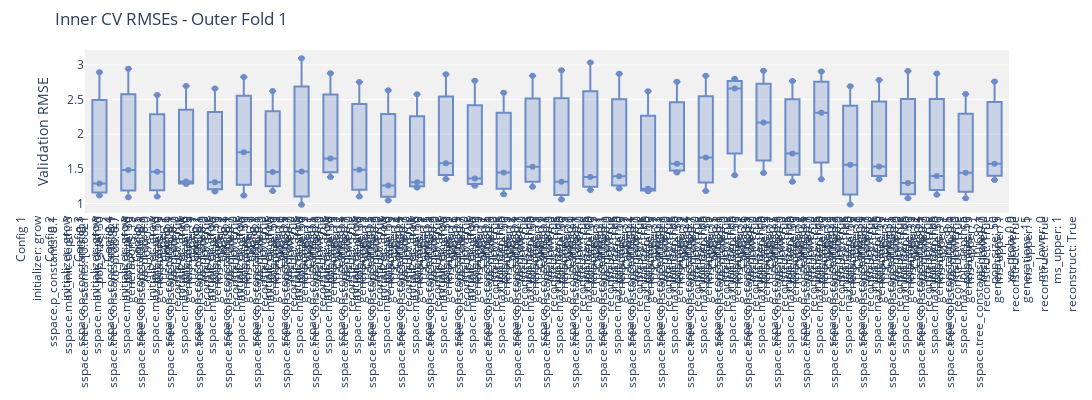

The notebook cell saved with this chart:
### Code cell
TREE_CONSTANTS = [random.uniform(0, 1) for _ in range(9)] + [-1.]

param_grid = {
    'initializer': ['grow', 'rhh'],
    'sspace.p_constants': [0.1, 0.5], 
    'sspace.max_init_depth': [3, 5],
    'sspace.tree_constants': [TREE_CONSTANTS],
    'pop_size': [30, 50],
    'xo_prob': [0.7, 0.9],
    'generations': [15],
    'ms_lower': [0],
    'ms_upper': [1],
    'reconstruct': [True]
}

# Seeds to test
seeds = [42, 123, 456]  # You can change these to any seeds you prefer

# Store results from all seeds
all_scores = []
all_best_models = []
all_results = []
all_validation = []

for seed in seeds:
    print(f"\n=== Running with seed: {seed} ===\n")
    
    # Set random seeds for reproducibility
    random.seed(seed)
    np.random.seed(seed)
    torch.manual_seed(seed)
    
    # Run the experiment
    scores, best_models, df_results, val_results = nested_cv_gp_slim_gsgp(
        X=X, y=y,
        param_grid=param_grid,
        gp_class=gsgp,
        k_outer=5, k_inner=3,
        seed=seed
    )
    
    # Store results
    all_scores.append(scores)
    all_best_models.append(best_models)
    all_results.append(df_results)
    all_validation.append(val_results)

### Figure 1 — Plotly figure (JSON) as saved in the notebook; plotly's stock layout.template omitted (floating-point values rounded to 4 significant figures)
{"data": [{"boxpoints": "all", "fillcolor": "rgba(108, 140, 200, 0.3)", "jitter": 0, "line": {"color": "rgba(108, 140, 200, 1)"}, "marker": {"color": "rgba(108, 140, 200, 1)"}, "pointpos": 0, "type": "box", "x": ["Config 1<br>initializer: grow<br>sspace.p_constants: 0.1<br>sspace.max_init_depth: 3<br>sspace.tree_constants: [0.6821<br>pop_size: 30<br>xo_prob: 0.7<br>generations: 15<br>ms_lower: 0<br>ms_upper: 1<br>reconstruct: True", "Config 1<br>initializer: grow<br>sspace.p_constants: 0.1<br>sspace.max_init_depth: 3<br>sspace.tree_constants: [0.6821<br>pop_size: 30<br>xo_prob: 0.7<br>generations: 15<br>ms_lower: 0<br>ms_upper: 1<br>reconstruct: True", "Config 1<br>initializer: grow<br>sspace.p_constants: 0.1<br>sspace.max_init_depth: 3<br>sspace.tree_constants: [0.6821<br>pop_size: 30<br>xo_prob: 0.7<br>generations: 15<br>ms_lower: 0<br>ms_upper: 1<br>reconstruct: True", "Config 2<br>initializer: grow<br>sspace.p_constants: 0.1<br>sspace.max_init_depth: 3<br>sspace.tree_constants: [0.6821<br>pop_size: 30<br>xo_prob: 0.9<br>generations: 15<br>ms_lower: 0<br>ms_upper: 1<br>reconstruct: True", "Config 2<br>initializer: grow<br>sspace.p_constants: 0.1<br>sspace.max_init_depth: 3<br>sspace.tree_constants: [0.6821<br>pop_size: 30<br>xo_prob: 0.9<br>generations: 15<br>ms_lower: 0<br>ms_upper: 1<br>reconstruct: True", "Config 2<br>initializer: grow<br>sspace.p_constants: 0.1<br>sspace.max_init_depth: 3<br>sspace.tree_constants: [0.6821<br>pop_size: 30<br>xo_prob: 0.9<br>generations: 15<br>ms_lower: 0<br>ms_upper: 1<br>reconstruct: True", "Config 3<br>initializer: grow<br>sspace.p_constants: 0.1<br>sspace.max_init_depth: 3<br>sspace.tree_constants: [0.6821<br>pop_size: 50<br>xo_prob: 0.7<br>generations: 15<br>ms_lower: 0<br>ms_upper: 1<br>reconstruct: True", "Config 3<br>initializer: grow<br>sspace.p_constants: 0.1<br>sspace.max_init_depth: 3<br>sspace.tree_constants: [0.6821<br>pop_size: 50<br>xo_prob: 0.7<br>generations: 15<br>ms_lower: 0<br>ms_upper: 1<br>reconstruct: True", "Config 3<br>initializer: grow<br>sspace.p_constants: 0.1<br>sspace.max_init_depth: 3<br>sspace.tree_constants: [0.6821<br>pop_size: 50<br>xo_prob: 0.7<br>generations: 15<br>ms_lower: 0<br>ms_upper: 1<br>reconstruct: True", "Config 4<br>initializer: grow<br>sspace.p_constants: 0.1<br>sspace.max_init_depth: 3<br>sspace.tree_constants: [0.6821<br>pop_size: 50<br>xo_prob: 0.9<br>generations: 15<br>ms_lower: 0<br>ms_upper: 1<br>reconstruct: True", "Config 4<br>initializer: grow<br>sspace.p_constants: 0.1<br>sspace.max_init_depth: 3<br>sspace.tree_constants: [0.6821<br>pop_size: 50<br>xo_prob: 0.9<br>generations: 15<br>ms_lower: 0<br>ms_upper: 1<br>reconstruct: True", "Config 4<br>initializer: grow<br>sspace.p_constants: 0.1<br>sspace.max_init_depth: 3<br>sspace.tree_constants: [0.6821<br>pop_size: 50<br>xo_prob: 0.9<br>generations: 15<br>ms_lower: 0<br>ms_upper: 1<br>reconstruct: True", "Config 5<br>initializer: grow<br>sspace.p_constants: 0.1<br>sspace.max_init_depth: 5<br>sspace.tree_constants: [0.6821<br>pop_size: 30<br>xo_prob: 0.7<br>generations: 15<br>ms_lower: 0<br>ms_upper: 1<br>reconstruct: True", "Config 5<br>initializer: grow<br>sspace.p_constants: 0.1<br>sspace.max_init_depth: 5<br>sspace.tree_constants: [0.6821<br>pop_size: 30<br>xo_prob: 0.7<br>generations: 15<br>ms_lower: 0<br>ms_upper: 1<br>reconstruct: True", "Config 5<br>initializer: grow<br>sspace.p_constants: 0.1<br>sspace.max_init_depth: 5<br>sspace.tree_constants: [0.6821<br>pop_size: 30<br>xo_prob: 0.7<br>generations: 15<br>ms_lower: 0<br>ms_upper: 1<br>reconstruct: True", "Config 6<br>initializer: grow<br>sspace.p_constants: 0.1<br>sspace.max_init_depth: 5<br>sspace.tree_constants: [0.6821<br>pop_size: 30<br>xo_prob: 0.9<br>generations: 15<br>ms_lower: 0<br>ms_upper: 1<br>reconstruct: True", "Config 6<br>initializer: grow<br>sspace.p_constants: 0.1<br>sspace.max_init_depth: 5<br>sspace.tree_constants: [0.6821<br>pop_size: 30<br>xo_prob: 0.9<br>generations: 15<br>ms_lower: 0<br>ms_upper: 1<br>reconstruct: True", "Config 6<br>initializer: grow<br>sspace.p_constants: 0.1<br>sspace.max_init_depth: 5<br>sspace.tree_constants: [0.6821<br>pop_size: 30<br>xo_prob: 0.9<br>generations: 15<br>ms_lower: 0<br>ms_upper: 1<br>reconstruct: True", "Config 7<br>initializer: grow<br>sspace.p_constants: 0.1<br>sspace.max_init_depth: 5<br>sspace.tree_constants: [0.6821<br>pop_size: 50<br>xo_prob: 0.7<br>generations: 15<br>ms_lower: 0<br>ms_upper: 1<br>reconstruct: True", "Config 7<br>initializer: grow<br>sspace.p_constants: 0.1<br>sspace.max_init_depth: 5<br>sspace.tree_constants: [0.6821<br>pop_size: 50<br>xo_prob: 0.7<br>generations: 15<br>ms_lower: 0<br>ms_upper: 1<br>reconstruct: True", "Config 7<br>initializer: grow<br>sspace.p_constants: 0.1<br>sspace.max_init_depth: 5<br>sspace.tree_constants: [0.6821<br>pop_size: 50<br>xo_prob: 0.7<br>generations: 15<br>ms_lower: 0<br>ms_upper: 1<br>reconstruct: True", "Config 8<br>initializer: grow<br>sspace.p_constants: 0.1<br>sspace.max_init_depth: 5<br>sspace.tree_constants: [0.6821<br>pop_size: 50<br>xo_prob: 0.9<br>generations: 15<br>ms_lower: 0<br>ms_upper: 1<br>reconstruct: True", "Config 8<br>initializer: grow<br>sspace.p_constants: 0.1<br>sspace.max_init_depth: 5<br>sspace.tree_constants: [0.6821<br>pop_size: 50<br>xo_prob: 0.9<br>generations: 15<br>ms_lower: 0<br>ms_upper: 1<br>reconstruct: True", "Config 8<br>initializer: grow<br>sspace.p_constants: 0.1<br>sspace.max_init_depth: 5<br>sspace.tree_constants: [0.6821<br>pop_size: 50<br>xo_prob: 0.9<br>generations: 15<br>ms_lower: 0<br>ms_upper: 1<br>reconstruct: True", "Config 9<br>initializer: grow<br>sspace.p_constants: 0.5<br>sspace.max_init_depth: 3<br>sspace.tree_constants: [0.6821<br>pop_size: 30<br>xo_prob: 0.7<br>generations: 15<br>ms_lower: 0<br>ms_upper: 1<br>reconstruct: True", "Config 9<br>initializer: grow<br>sspace.p_constants: 0.5<br>sspace.max_init_depth: 3<br>sspace.tree_constants: [0.6821<br>pop_size: 30<br>xo_prob: 0.7<br>generations: 15<br>ms_lower: 0<br>ms_upper: 1<br>reconstruct: True", "Config 9<br>initializer: grow<br>sspace.p_constants: 0.5<br>sspace.max_init_depth: 3<br>sspace.tree_constants: [0.6821<br>pop_size: 30<br>xo_prob: 0.7<br>generations: 15<br>ms_lower: 0<br>ms_upper: 1<br>reconstruct: True", "Config 10<br>initializer: grow<br>sspace.p_constants: 0.5<br>sspace.max_init_depth: 3<br>sspace.tree_constants: [0.6821<br>pop_size: 30<br>xo_prob: 0.9<br>generations: 15<br>ms_lower: 0<br>ms_upper: 1<br>reconstruct: True", "Config 10<br>initializer: grow<br>sspace.p_constants: 0.5<br>sspace.max_init_depth: 3<br>sspace.tree_constants: [0.6821<br>pop_size: 30<br>xo_prob: 0.9<br>generations: 15<br>ms_lower: 0<br>ms_upper: 1<br>reconstruct: True", "Config 10<br>initializer: grow<br>sspace.p_constants: 0.5<br>sspace.max_init_depth: 3<br>sspace.tree_constants: [0.6821<br>pop_size: 30<br>xo_prob: 0.9<br>generations: 15<br>ms_lower: 0<br>ms_upper: 1<br>reconstruct: True", "Config 11<br>initializer: grow<br>sspace.p_constants: 0.5<br>sspace.max_init_depth: 3<br>sspace.tree_constants: [0.6821<br>pop_size: 50<br>xo_prob: 0.7<br>generations: 15<br>ms_lower: 0<br>ms_upper: 1<br>reconstruct: True", "Config 11<br>initializer: grow<br>sspace.p_constants: 0.5<br>sspace.max_init_depth: 3<br>sspace.tree_constants: [0.6821<br>pop_size: 50<br>xo_prob: 0.7<br>generations: 15<br>ms_lower: 0<br>ms_upper: 1<br>reconstruct: True", "Config 11<br>initializer: grow<br>sspace.p_constants: 0.5<br>sspace.max_init_depth: 3<br>sspace.tree_constants: [0.6821<br>pop_size: 50<br>xo_prob: 0.7<br>generations: 15<br>ms_lower: 0<br>ms_upper: 1<br>reconstruct: True", "Config 12<br>initializer: grow<br>sspace.p_constants: 0.5<br>sspace.max_init_depth: 3<br>sspace.tree_constants: [0.6821<br>pop_size: 50<br>xo_prob: 0.9<br>generations: 15<br>ms_lower: 0<br>ms_upper: 1<br>reconstruct: True", "Config 12<br>initializer: grow<br>sspace.p_constants: 0.5<br>sspace.max_init_depth: 3<br>sspace.tree_constants: [0.6821<br>pop_size: 50<br>xo_prob: 0.9<br>generations: 15<br>ms_lower: 0<br>ms_upper: 1<br>reconstruct: True", "Config 12<br>initializer: grow<br>sspace.p_constants: 0.5<br>sspace.max_init_depth: 3<br>sspace.tree_constants: [0.6821<br>pop_size: 50<br>xo_prob: 0.9<br>generations: 15<br>ms_lower: 0<br>ms_upper: 1<br>reconstruct: True", "Config 13<br>initializer: grow<br>sspace.p_constants: 0.5<br>sspace.max_init_depth: 5<br>sspace.tree_constants: [0.6821<br>pop_size: 30<br>xo_prob: 0.7<br>generations: 15<br>ms_lower: 0<br>ms_upper: 1<br>reconstruct: True", "Config 13<br>initializer: grow<br>sspace.p_constants: 0.5<br>sspace.max_init_depth: 5<br>sspace.tree_constants: [0.6821<br>pop_size: 30<br>xo_prob: 0.7<br>generations: 15<br>ms_lower: 0<br>ms_upper: 1<br>reconstruct: True", "Config 13<br>initializer: grow<br>sspace.p_constants: 0.5<br>sspace.max_init_depth: 5<br>sspace.tree_constants: [0.6821<br>pop_size: 30<br>xo_prob: 0.7<br>generations: 15<br>ms_lower: 0<br>ms_upper: 1<br>reconstruct: True", "Config 14<br>initializer: grow<br>sspace.p_constants: 0.5<br>sspace.max_init_depth: 5<br>sspace.tree_constants: [0.6821<br>pop_size: 30<br>xo_prob: 0.9<br>generations: 15<br>ms_lower: 0<br>ms_upper: 1<br>reconstruct: True", "Config 14<br>initializer: grow<br>sspace.p_constants: 0.5<br>sspace.max_init_depth: 5<br>sspace.tree_constants: [0.6821<br>pop_size: 30<br>xo_prob: 0.9<br>generations: 15<br>ms_lower: 0<br>ms_upper: 1<br>reconstruct: True", "Config 14<br>initializer: grow<br>sspace.p_constants: 0.5<br>sspace.max_init_depth: 5<br>sspace.tree_constants: [0.6821<br>pop_size: 30<br>xo_prob: 0.9<br>generations: 15<br>ms_lower: 0<br>ms_upper: 1<br>reconstruct: True", "Config 15<br>initializer: grow<br>sspace.p_constants: 0.5<br>sspace.max_init_depth: 5<br>sspace.tree_constants: [0.6821<br>pop_size: 50<br>xo_prob: 0.7<br>generations: 15<br>ms_lower: 0<br>ms_upper: 1<br>reconstruct: True", "Config 15<br>initializer: grow<br>sspace.p_constants: 0.5<br>sspace.max_init_depth: 5<br>sspace.tree_constants: [0.6821<br>pop_size: 50<br>xo_prob: 0.7<br>generations: 15<br>ms_lower: 0<br>ms_upper: 1<br>reconstruct: True", "Config 15<br>initializer: grow<br>sspace.p_constants: 0.5<br>sspace.max_init_depth: 5<br>sspace.tree_constants: [0.6821<br>pop_size: 50<br>xo_prob: 0.7<br>generations: 15<br>ms_lower: 0<br>ms_upper: 1<br>reconstruct: True", "Config 16<br>initializer: grow<br>sspace.p_constants: 0.5<br>sspace.max_init_depth: 5<br>sspace.tree_constants: [0.6821<br>pop_size: 50<br>xo_prob: 0.9<br>generations: 15<br>ms_lower: 0<br>ms_upper: 1<br>reconstruct: True", "Config 16<br>initializer: grow<br>sspace.p_constants: 0.5<br>sspace.max_init_depth: 5<br>sspace.tree_constants: [0.6821<br>pop_size: 50<br>xo_prob: 0.9<br>generations: 15<br>ms_lower: 0<br>ms_upper: 1<br>reconstruct: True", "Config 16<br>initializer: grow<br>sspace.p_constants: 0.5<br>sspace.max_init_depth: 5<br>sspace.tree_constants: [0.6821<br>pop_size: 50<br>xo_prob: 0.9<br>generations: 15<br>ms_lower: 0<br>ms_upper: 1<br>reconstruct: True", "Config 17<br>initializer: rhh<br>sspace.p_constants: 0.1<br>sspace.max_init_depth: 3<br>sspace.tree_constants: [0.6821<br>pop_size: 30<br>xo_prob: 0.7<br>generations: 15<br>ms_lower: 0<br>ms_upper: 1<br>reconstruct: True", "Config 17<br>initializer: rhh<br>sspace.p_constants: 0.1<br>sspace.max_init_depth: 3<br>sspace.tree_constants: [0.6821<br>pop_size: 30<br>xo_prob: 0.7<br>generations: 15<br>ms_lower: 0<br>ms_upper: 1<br>reconstruct: True", "Config 17<br>initializer: rhh<br>sspace.p_constants: 0.1<br>sspace.max_init_depth: 3<br>sspace.tree_constants: [0.6821<br>pop_size: 30<br>xo_prob: 0.7<br>generations: 15<br>ms_lower: 0<br>ms_upper: 1<br>reconstruct: True", "Config 18<br>initializer: rhh<br>sspace.p_constants: 0.1<br>sspace.max_init_depth: 3<br>sspace.tree_constants: [0.6821<br>pop_size: 30<br>xo_prob: 0.9<br>generations: 15<br>ms_lower: 0<br>ms_upper: 1<br>reconstruct: True", "Config 18<br>initializer: rhh<br>sspace.p_constants: 0.1<br>sspace.max_init_depth: 3<br>sspace.tree_constants: [0.6821<br>pop_size: 30<br>xo_prob: 0.9<br>generations: 15<br>ms_lower: 0<br>ms_upper: 1<br>reconstruct: True", "Config 18<br>initializer: rhh<br>sspace.p_constants: 0.1<br>sspace.max_init_depth: 3<br>sspace.tree_constants: [0.6821<br>pop_size: 30<br>xo_prob: 0.9<br>generations: 15<br>ms_lower: 0<br>ms_upper: 1<br>reconstruct: True", "Config 19<br>initializer: rhh<br>sspace.p_constants: 0.1<br>sspace.max_init_depth: 3<br>sspace.tree_constants: [0.6821<br>pop_size: 50<br>xo_prob: 0.7<br>generations: 15<br>ms_lower: 0<br>ms_upper: 1<br>reconstruct: True", "Config 19<br>initializer: rhh<br>sspace.p_constants: 0.1<br>sspace.max_init_depth: 3<br>sspace.tree_constants: [0.6821<br>pop_size: 50<br>xo_prob: 0.7<br>generations: 15<br>ms_lower: 0<br>ms_upper: 1<br>reconstruct: True", "Config 19<br>initializer: rhh<br>sspace.p_constants: 0.1<br>sspace.max_init_depth: 3<br>sspace.tree_constants: [0.6821<br>pop_size: 50<br>xo_prob: 0.7<br>generations: 15<br>ms_lower: 0<br>ms_upper: 1<br>reconstruct: True", "Config 20<br>initializer: rhh<br>sspace.p_constants: 0.1<br>sspace.max_init_depth: 3<br>sspace.tree_constants: [0.6821<br>pop_size: 50<br>xo_prob: 0.9<br>generations: 15<br>ms_lower: 0<br>ms_upper: 1<br>reconstruct: True", "Config 20<br>initializer: rhh<br>sspace.p_constants: 0.1<br>sspace.max_init_depth: 3<br>sspace.tree_constants: [0.6821<br>pop_size: 50<br>xo_prob: 0.9<br>generations: 15<br>ms_lower: 0<br>ms_upper: 1<br>reconstruct: True", "Config 20<br>initializer: rhh<br>sspace.p_constants: 0.1<br>sspace.max_init_depth: 3<br>sspace.tree_constants: [0.6821<br>pop_size: 50<br>xo_prob: 0.9<br>generations: 15<br>ms_lower: 0<br>ms_upper: 1<br>reconstruct: True", "Config 21<br>initializer: rhh<br>sspace.p_constants: 0.1<br>sspace.max_init_depth: 5<br>sspace.tree_constants: [0.6821<br>pop_size: 30<br>xo_prob: 0.7<br>generations: 15<br>ms_lower: 0<br>ms_upper: 1<br>reconstruct: True", "Config 21<br>initializer: rhh<br>sspace.p_constants: 0.1<br>sspace.max_init_depth: 5<br>sspace.tree_constants: [0.6821<br>pop_size: 30<br>xo_prob: 0.7<br>generations: 15<br>ms_lower: 0<br>ms_upper: 1<br>reconstruct: True", "Config 21<br>initializer: rhh<br>sspace.p_constants: 0.1<br>sspace.max_init_depth: 5<br>sspace.tree_constants: [0.6821<br>pop_size: 30<br>xo_prob: 0.7<br>generations: 15<br>ms_lower: 0<br>ms_upper: 1<br>reconstruct: True", "Config 22<br>initializer: rhh<br>sspace.p_constants: 0.1<br>sspace.max_init_depth: 5<br>sspace.tree_constants: [0.6821<br>pop_size: 30<br>xo_prob: 0.9<br>generations: 15<br>ms_lower: 0<br>ms_upper: 1<br>reconstruct: True", "Config 22<br>initializer: rhh<br>sspace.p_constants: 0.1<br>sspace.max_init_depth: 5<br>sspace.tree_constants: [0.6821<br>pop_size: 30<br>xo_prob: 0.9<br>generations: 15<br>ms_lower: 0<br>ms_upper: 1<br>reconstruct: True", "Config 22<br>initializer: rhh<br>sspace.p_constants: 0.1<br>sspace.max_init_depth: 5<br>sspace.tree_constants: [0.6821<br>pop_size: 30<br>xo_prob: 0.9<br>generations: 15<br>ms_lower: 0<br>ms_upper: 1<br>reconstruct: True", "Config 23<br>initializer: rhh<br>sspace.p_constants: 0.1<br>sspace.max_init_depth: 5<br>sspace.tree_constants: [0.6821<br>pop_size: 50<br>xo_prob: 0.7<br>generations: 15<br>ms_lower: 0<br>ms_upper: 1<br>reconstruct: True", "Config 23<br>initializer: rhh<br>sspace.p_constants: 0.1<br>sspace.max_init_depth: 5<br>sspace.tree_constants: [0.6821<br>pop_size: 50<br>xo_prob: 0.7<br>generations: 15<br>ms_lower: 0<br>ms_upper: 1<br>reconstruct: True", "Config 23<br>initializer: rhh<br>sspace.p_constants: 0.1<br>sspace.max_init_depth: 5<br>sspace.tree_constants: [0.6821<br>pop_size: 50<br>xo_prob: 0.7<br>generations: 15<br>ms_lower: 0<br>ms_upper: 1<br>reconstruct: True", "Config 24<br>initializer: rhh<br>sspace.p_constants: 0.1<br>sspace.max_init_depth: 5<br>sspace.tree_constants: [0.6821<br>pop_size: 50<br>xo_prob: 0.9<br>generations: 15<br>ms_lower: 0<br>ms_upper: 1<br>reconstruct: True", "Config 24<br>initializer: rhh<br>sspace.p_constants: 0.1<br>sspace.max_init_depth: 5<br>sspace.tree_constants: [0.6821<br>pop_size: 50<br>xo_prob: 0.9<br>generations: 15<br>ms_lower: 0<br>ms_upper: 1<br>reconstruct: True", "Config 24<br>initializer: rhh<br>sspace.p_constants: 0.1<br>sspace.max_init_depth: 5<br>sspace.tree_constants: [0.6821<br>pop_size: 50<br>xo_prob: 0.9<br>generations: 15<br>ms_lower: 0<br>ms_upper: 1<br>reconstruct: True", "Config 25<br>initializer: rhh<br>sspace.p_constants: 0.5<br>sspace.max_init_depth: 3<br>sspace.tree_constants: [0.6821<br>pop_size: 30<br>xo_prob: 0.7<br>generations: 15<br>ms_lower: 0<br>ms_upper: 1<br>reconstruct: True", "Config 25<br>initializer: rhh<br>sspace.p_constants: 0.5<br>sspace.max_init_depth: 3<br>sspace.tree_constants: [0.6821<br>pop_size: 30<br>xo_prob: 0.7<br>generations: 15<br>ms_lower: 0<br>ms_upper: 1<br>reconstruct: True", "Config 25<br>initializer: rhh<br>sspace.p_constants: 0.5<br>sspace.max_init_depth: 3<br>sspace.tree_constants: [0.6821<br>pop_size: 30<br>xo_prob: 0.7<br>generations: 15<br>ms_lower: 0<br>ms_upper: 1<br>reconstruct: True", "Config 26<br>initializer: rhh<br>sspace.p_constants: 0.5<br>sspace.max_init_depth: 3<br>sspace.tree_constants: [0.6821<br>pop_size: 30<br>xo_prob: 0.9<br>generations: 15<br>ms_lower: 0<br>ms_upper: 1<br>reconstruct: True", "Config 26<br>initializer: rhh<br>sspace.p_constants: 0.5<br>sspace.max_init_depth: 3<br>sspace.tree_constants: [0.6821<br>pop_size: 30<br>xo_prob: 0.9<br>generations: 15<br>ms_lower: 0<br>ms_upper: 1<br>reconstruct: True", "Config 26<br>initializer: rhh<br>sspace.p_constants: 0.5<br>sspace.max_init_depth: 3<br>sspace.tree_constants: [0.6821<br>pop_size: 30<br>xo_prob: 0.9<br>generations: 15<br>ms_lower: 0<br>ms_upper: 1<br>reconstruct: True", "Config 27<br>initializer: rhh<br>sspace.p_constants: 0.5<br>sspace.max_init_depth: 3<br>sspace.tree_constants: [0.6821<br>pop_size: 50<br>xo_prob: 0.7<br>generations: 15<br>ms_lower: 0<br>ms_upper: 1<br>reconstruct: True", "Config 27<br>initializer: rhh<br>sspace.p_constants: 0.5<br>sspace.max_init_depth: 3<br>sspace.tree_constants: [0.6821<br>pop_size: 50<br>xo_prob: 0.7<br>generations: 15<br>ms_lower: 0<br>ms_upper: 1<br>reconstruct: True", "Config 27<br>initializer: rhh<br>sspace.p_constants: 0.5<br>sspace.max_init_depth: 3<br>sspace.tree_constants: [0.6821<br>pop_size: 50<br>xo_prob: 0.7<br>generations: 15<br>ms_lower: 0<br>ms_upper: 1<br>reconstruct: True", "Config 28<br>initializer: rhh<br>sspace.p_constants: 0.5<br>sspace.max_init_depth: 3<br>sspace.tree_constants: [0.6821<br>pop_size: 50<br>xo_prob: 0.9<br>generations: 15<br>ms_lower: 0<br>ms_upper: 1<br>reconstruct: True", "Config 28<br>initializer: rhh<br>sspace.p_constants: 0.5<br>sspace.max_init_depth: 3<br>sspace.tree_constants: [0.6821<br>pop_size: 50<br>xo_prob: 0.9<br>generations: 15<br>ms_lower: 0<br>ms_upper: 1<br>reconstruct: True", "Config 28<br>initializer: rhh<br>sspace.p_constants: 0.5<br>sspace.max_init_depth: 3<br>sspace.tree_constants: [0.6821<br>pop_size: 50<br>xo_prob: 0.9<br>generations: 15<br>ms_lower: 0<br>ms_upper: 1<br>reconstruct: True", "Config 29<br>initializer: rhh<br>sspace.p_constants: 0.5<br>sspace.max_init_depth: 5<br>sspace.tree_constants: [0.6821<br>pop_size: 30<br>xo_prob: 0.7<br>generations: 15<br>ms_lower: 0<br>ms_upper: 1<br>reconstruct: True", "Config 29<br>initializer: rhh<br>sspace.p_constants: 0.5<br>sspace.max_init_depth: 5<br>sspace.tree_constants: [0.6821<br>pop_size: 30<br>xo_prob: 0.7<br>generations: 15<br>ms_lower: 0<br>ms_upper: 1<br>reconstruct: True", "Config 29<br>initializer: rhh<br>sspace.p_constants: 0.5<br>sspace.max_init_depth: 5<br>sspace.tree_constants: [0.6821<br>pop_size: 30<br>xo_prob: 0.7<br>generations: 15<br>ms_lower: 0<br>ms_upper: 1<br>reconstruct: True", "Config 30<br>initializer: rhh<br>sspace.p_constants: 0.5<br>sspace.max_init_depth: 5<br>sspace.tree_constants: [0.6821<br>pop_size: 30<br>xo_prob: 0.9<br>generations: 15<br>ms_lower: 0<br>ms_upper: 1<br>reconstruct: True", "Config 30<br>initializer: rhh<br>sspace.p_constants: 0.5<br>sspace.max_init_depth: 5<br>sspace.tree_constants: [0.6821<br>pop_size: 30<br>xo_prob: 0.9<br>generations: 15<br>ms_lower: 0<br>ms_upper: 1<br>reconstruct: True", "Config 30<br>initializer: rhh<br>sspace.p_constants: 0.5<br>sspace.max_init_depth: 5<br>sspace.tree_constants: [0.6821<br>pop_size: 30<br>xo_prob: 0.9<br>generations: 15<br>ms_lower: 0<br>ms_upper: 1<br>reconstruct: True", "Config 31<br>initializer: rhh<br>sspace.p_constants: 0.5<br>sspace.max_init_depth: 5<br>sspace.tree_constants: [0.6821<br>pop_size: 50<br>xo_prob: 0.7<br>generations: 15<br>ms_lower: 0<br>ms_upper: 1<br>reconstruct: True", "Config 31<br>initializer: rhh<br>sspace.p_constants: 0.5<br>sspace.max_init_depth: 5<br>sspace.tree_constants: [0.6821<br>pop_size: 50<br>xo_prob: 0.7<br>generations: 15<br>ms_lower: 0<br>ms_upper: 1<br>reconstruct: True", "Config 31<br>initializer: rhh<br>sspace.p_constants: 0.5<br>sspace.max_init_depth: 5<br>sspace.tree_constants: [0.6821<br>pop_size: 50<br>xo_prob: 0.7<br>generations: 15<br>ms_lower: 0<br>ms_upper: 1<br>reconstruct: True", "Config 32<br>initializer: rhh<br>sspace.p_constants: 0.5<br>sspace.max_init_depth: 5<br>sspace.tree_constants: [0.6821<br>pop_size: 50<br>xo_prob: 0.9<br>generations: 15<br>ms_lower: 0<br>ms_upper: 1<br>reconstruct: True", "Config 32<br>initializer: rhh<br>sspace.p_constants: 0.5<br>sspace.max_init_depth: 5<br>sspace.tree_constants: [0.6821<br>pop_size: 50<br>xo_prob: 0.9<br>generations: 15<br>ms_lower: 0<br>ms_upper: 1<br>reconstruct: True", "Config 32<br>initializer: rhh<br>sspace.p_constants: 0.5<br>sspace.max_init_depth: 5<br>sspace.tree_constants: [0.6821<br>pop_size: 50<br>xo_prob: 0.9<br>generations: 15<br>ms_lower: 0<br>ms_upper: 1<br>reconstruct: True"], "y": [2.898, 1.288, 1.114, 2.946, 1.483, 1.091, 2.567, 1.46, 1.1, 2.698, 1.318, 1.282, 2.66, 1.306, 1.175, 2.826, 1.742, 1.116, 2.624, 1.457, 1.182, 3.1, 1.463, 0.9809, 2.883, 1.649, 1.384, 2.756, 1.488, 1.1, 2.636, 1.259, 1.044, 2.58, 1.232, 1.308, 2.866, 1.354, 1.583, 2.773, 1.362, 1.256, 2.6, 1.449, 1.133, 2.845, 1.53, 1.241, 2.925, 1.314, 1.058, 3.037, 1.383, 1.196, 2.874, 1.396, 1.216, 2.62, 1.215, 1.178, 2.758, 1.447, 1.573, 2.846, 1.666, 1.18, 2.662, 1.408, 2.804, 2.918, 1.441, 2.17, 2.769, 1.723, 1.315, 2.908, 1.351, 2.312, 2.695, 1.561, 0.9858, 2.785, 1.352, 1.535, 2.914, 1.298, 1.077, 2.878, 1.398, 1.127, 2.582, 1.444, 1.078, 2.762, 1.576, 1.341]}], "layout": {"height": 400, "margin": {"b": 20, "l": 50, "r": 50, "t": 50}, "plot_bgcolor": "#f1f1f1", "showlegend": false, "title": {"text": "Inner CV RMSEs - Outer Fold 1"}, "width": 6400, "xaxis": {"tickangle": -90}, "yaxis": {"title": {"text": "Validation RMSE"}}}}
